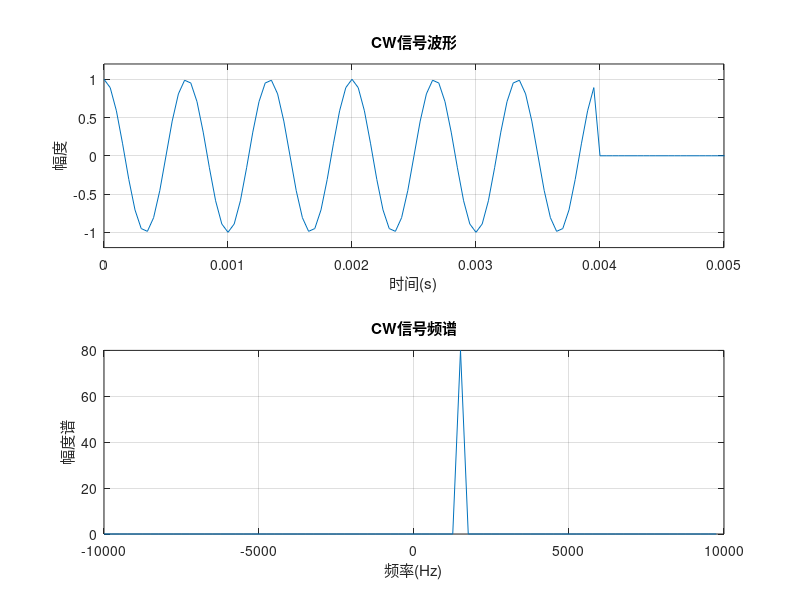
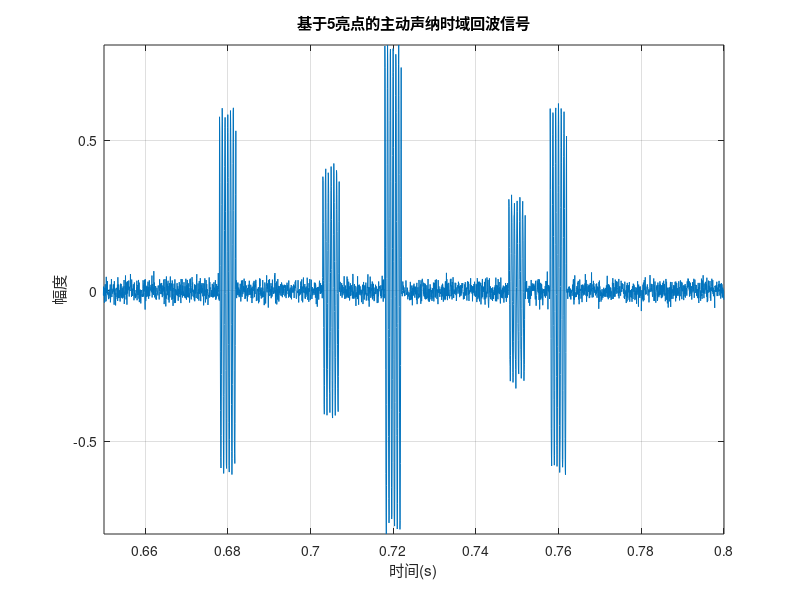

Reproduce these figures in MATLAB, in order. (Note: this script raises an error after producing the figures.)
clc;clear;close all;
%% 发射信号_线性调频信号 -----------------------------------------------------------------------

% 信号参数
T = 4e-3; % 脉冲宽度 4ms
f1 = 1.5e3; % 频率下限 1.5kHz
f2 = 2.5e3; % 频率上限 2.5kHz
fs = 20e3; % 采样频率 20kHz
t = 0:1/fs:T - 1/fs; % 时间序列
N = length(t);
new_t = 0:1/fs:0.8-1/fs;%显示到0.8s

% 计算调频斜率
k = (f2 - f1) / T;

% 生成线性调频信号
%s_t =  exp(1j*2*pi*(f1*t + 0.5*k*t.^2)); % 按照线性调频信号公式生成
%new_s_t =[ s_t,zeros(1,length(new_t)-length(s_t))]; % 使用chirp函数生成线性调频信号
%生成CW信号  中心频率1.5kHz
s_t =  exp(1j*2*pi*(f1*t)); 
new_s_t =[ s_t,zeros(1,length(new_t)-length(s_t))];
% 绘制信号波形
figure(1)
subplot(2,1,1)
plot(new_t, real(new_s_t)) ;% 绘制实部
title('CW信号波形');xlabel('时间(s)');ylabel('幅度');grid on;axis([0,0.005,-1.2,1.2])

% 绘制信号频谱
N = length(s_t);
f = (-fs/2:fs/N:fs/2 - fs/N);
S_f = fftshift(fft(s_t));
subplot(2,1,2)
plot(f, abs(S_f))
title('CW信号频谱');xlabel('频率(Hz)');ylabel('幅度谱');grid on;
%% 目标散射函数


% 找到与时间点对应的索引（假设时间序列是均匀采样的）
index_068 = round((0.68 - new_t(1)) / (new_t(2) - new_t(1)));
index_0705 = round((0.705 - new_t(1)) / (new_t(2) - new_t(1)));
index_072 = round((0.72 - new_t(1)) / (new_t(2) - new_t(1)));
index_075 = round((0.75 - new_t(1)) / (new_t(2) - new_t(1)));
index_076 = round((0.76 - new_t(1)) / (new_t(2) - new_t(1)));

f_scatt = zeros(1, length(new_t));
f_scatt(index_068) = 0.6;
f_scatt(index_0705) = 0.4;
f_scatt(index_072) = 0.8;
f_scatt(index_075) = 0.3;
f_scatt(index_076) = 0.6;

y_0 = conv(f_scatt, s_t,'same');
noise_level = 0.02; % 噪声强度，可以根据实际情况调整
white_noise = noise_level*(randn(size(y_0))+j*randn(size(y_0)));
y_0 = y_0 + white_noise;

figure(2);
plot(new_t, real(y_0)); % 绘制实部
title('基于5亮点的主动声纳时域回波信号');
xlabel('时间(s)');
ylabel('幅度');grid on;
axis([0.65,0.8,-inf ,inf]);
%% 绘制声速刨面

bellhopM( 'test' )
load test.mat
%%单位冲激响应
[p,m,n]=size(DelArr);
delay=reshape(DelArr,m,n);
amp1=reshape(AArr,m,n);
amp = abs(amp1); %取模  
x = delay(m,:); %获取第50个接收机的时延和幅值
y = amp(m,:);
figure(3)
stem(x,y)
grid on
xlabel('相对时延/s')
ylabel('幅度')
title('单位冲激响应')

%%归一化冲激响应
Amp_Delay = [x;y];
Amp_Delay(:,all(Amp_Delay==0,1))=[]; %去掉0值
Amp_Delay=sortrows(Amp_Delay',1);  %按照时延从小到大排序
normDelay = Amp_Delay(:,1)-Amp_Delay(1,1);%归一化时延
normAmp = Amp_Delay(:,2)/Amp_Delay(1,2);%归一化幅度
figure(4)
stem(normDelay,normAmp,'^')
grid on
xlabel('相对时延/s')
ylabel('归一化幅度')
title('归一化冲激响应')

